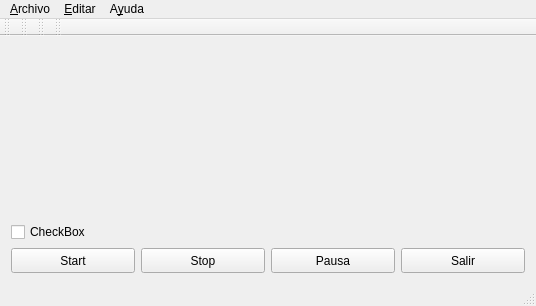
<?xml version="1.0" encoding="UTF-8"?>
<ui version="4.0">
 <class>ViewerWindow</class>
 <widget class="QMainWindow" name="ViewerWindow">
  <property name="geometry">
   <rect>
    <x>0</x>
    <y>0</y>
    <width>536</width>
    <height>306</height>
   </rect>
  </property>
  <property name="windowTitle">
   <string>Ventana</string>
  </property>
  <widget class="QWidget" name="centralWidget">
   <layout class="QGridLayout" name="gridLayout">
    <item row="1" column="0">
     <widget class="QCheckBox" name="checkBox">
      <property name="text">
       <string>CheckBox</string>
      </property>
     </widget>
    </item>
    <item row="2" column="0">
     <widget class="QPushButton" name="push_Start">
      <property name="maximumSize">
       <size>
        <width>125</width>
        <height>25</height>
       </size>
      </property>
      <property name="text">
       <string>Start</string>
      </property>
      <property name="icon">
       <iconset theme="play">
        <normaloff/>
       </iconset>
      </property>
     </widget>
    </item>
    <item row="2" column="1">
     <widget class="QPushButton" name="push_Stop">
      <property name="maximumSize">
       <size>
        <width>125</width>
        <height>25</height>
       </size>
      </property>
      <property name="text">
       <string>Stop</string>
      </property>
     </widget>
    </item>
    <item row="2" column="2">
     <widget class="QPushButton" name="Push_Pausa">
      <property name="maximumSize">
       <size>
        <width>125</width>
        <height>25</height>
       </size>
      </property>
      <property name="text">
       <string>Pausa</string>
      </property>
     </widget>
    </item>
    <item row="2" column="3">
     <widget class="QPushButton" name="Salir">
      <property name="maximumSize">
       <size>
        <width>125</width>
        <height>25</height>
       </size>
      </property>
      <property name="text">
       <string>Salir</string>
      </property>
     </widget>
    </item>
    <item row="0" column="0" colspan="4">
     <widget class="QLabel" name="label">
      <property name="enabled">
       <bool>true</bool>
      </property>
      <property name="sizePolicy">
       <sizepolicy hsizetype="Ignored" vsizetype="Ignored">
        <horstretch>0</horstretch>
        <verstretch>0</verstretch>
       </sizepolicy>
      </property>
      <property name="maximumSize">
       <size>
        <width>50000</width>
        <height>10000</height>
       </size>
      </property>
      <property name="text">
       <string/>
      </property>
      <property name="scaledContents">
       <bool>true</bool>
      </property>
     </widget>
    </item>
   </layout>
  </widget>
  <widget class="QMenuBar" name="menuBar">
   <property name="geometry">
    <rect>
     <x>0</x>
     <y>0</y>
     <width>536</width>
     <height>20</height>
    </rect>
   </property>
   <widget class="QMenu" name="menuArchivo">
    <property name="title">
     <string>&amp;Archivo</string>
    </property>
    <widget class="QMenu" name="menuAbrir">
     <property name="title">
      <string>Abrir</string>
     </property>
     <addaction name="actionAbrirImagen"/>
     <addaction name="separator"/>
     <addaction name="actionAbrirVideo"/>
     <addaction name="separator"/>
    </widget>
    <addaction name="separator"/>
    <addaction name="menuAbrir"/>
    <addaction name="separator"/>
    <addaction name="actionCapturar"/>
    <addaction name="separator"/>
    <addaction name="actionSalir"/>
    <addaction name="separator"/>
   </widget>
   <widget class="QMenu" name="menuAyuda">
    <property name="title">
     <string>A&amp;yuda</string>
    </property>
    <addaction name="actionAcercaDe"/>
   </widget>
   <widget class="QMenu" name="menu_Preferencias">
    <property name="title">
     <string>&amp;Editar</string>
    </property>
    <addaction name="actionPreferencias"/>
   </widget>
   <addaction name="menuArchivo"/>
   <addaction name="menu_Preferencias"/>
   <addaction name="menuAyuda"/>
  </widget>
  <widget class="QStatusBar" name="statusBar"/>
  <widget class="QToolBar" name="toolBar">
   <property name="windowTitle">
    <string>toolBar</string>
   </property>
   <attribute name="toolBarArea">
    <enum>TopToolBarArea</enum>
   </attribute>
   <attribute name="toolBarBreak">
    <bool>false</bool>
   </attribute>
  </widget>
  <widget class="QToolBar" name="mainToolBar">
   <attribute name="toolBarArea">
    <enum>TopToolBarArea</enum>
   </attribute>
   <attribute name="toolBarBreak">
    <bool>false</bool>
   </attribute>
  </widget>
  <widget class="QToolBar" name="toolBar_2">
   <property name="windowTitle">
    <string>toolBar_2</string>
   </property>
   <attribute name="toolBarArea">
    <enum>TopToolBarArea</enum>
   </attribute>
   <attribute name="toolBarBreak">
    <bool>false</bool>
   </attribute>
  </widget>
  <widget class="QToolBar" name="toolBar_3">
   <property name="windowTitle">
    <string>toolBar_3</string>
   </property>
   <attribute name="toolBarArea">
    <enum>TopToolBarArea</enum>
   </attribute>
   <attribute name="toolBarBreak">
    <bool>false</bool>
   </attribute>
  </widget>
  <action name="actionSalir">
   <property name="text">
    <string>Salir</string>
   </property>
   <property name="shortcut">
    <string>Ctrl+O</string>
   </property>
  </action>
  <action name="actionAbrirImagen">
   <property name="text">
    <string>AbrirImagen</string>
   </property>
  </action>
  <action name="actionAbrirVideo">
   <property name="text">
    <string>AbrirVideo</string>
   </property>
  </action>
  <action name="actionAcercaDe">
   <property name="text">
    <string>AcercaDe</string>
   </property>
  </action>
  <action name="actionCapturar">
   <property name="text">
    <string>Capturar</string>
   </property>
  </action>
  <action name="actionPreferencias">
   <property name="text">
    <string>Preferencias</string>
   </property>
  </action>
 </widget>
 <layoutdefault spacing="6" margin="11"/>
 <resources/>
 <connections/>
</ui>
